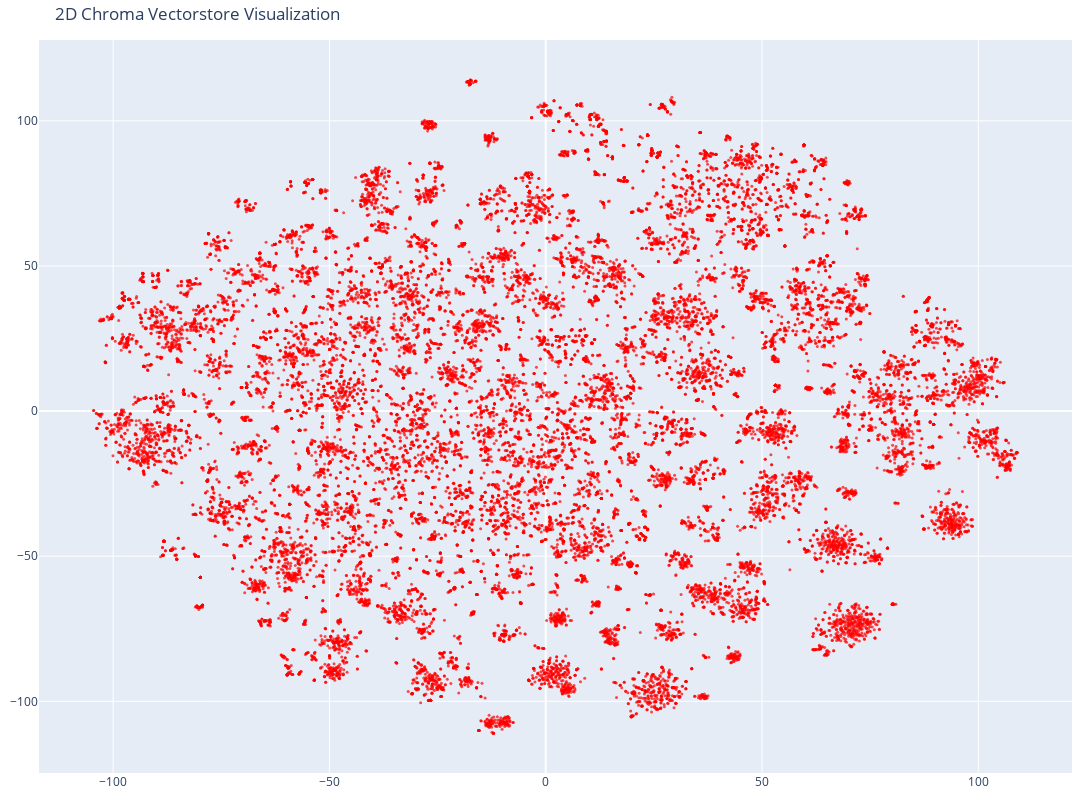

Notebook code for this chart:
### Code cell
# Create the 2D scatter plot
fig = go.Figure(data=[go.Scatter(
    x=reduced_vectors[:, 0],
    y=reduced_vectors[:, 1],
    mode='markers',
    marker=dict(size=3, color=colors, opacity=0.7),
)])

fig.update_layout(
    title='2D Chroma Vectorstore Visualization',
    scene=dict(xaxis_title='x', yaxis_title='y'),
    width=1200,
    height=800,
    margin=dict(r=20, b=10, l=10, t=40)
)

fig.show()

### Figure 1 — Plotly figure (JSON) as saved in the notebook; plotly's stock layout.template omitted (floating-point values rounded to 4 significant figures; data arrays with more than 128 entries replaced by an {"elided": "..."} marker saying what was removed)
{"data": [{"marker": {"color": {"elided": "25000 str values"}, "opacity": 0.7, "size": 3}, "mode": "markers", "type": "scatter", "x": {"elided": "25000 float values"}, "y": {"elided": "25000 float values"}}], "layout": {"height": 800, "margin": {"b": 10, "l": 10, "r": 20, "t": 40}, "scene": {"xaxis": {"title": {"text": "x"}}, "yaxis": {"title": {"text": "y"}}}, "title": {"text": "2D Chroma Vectorstore Visualization"}, "width": 1200}}
